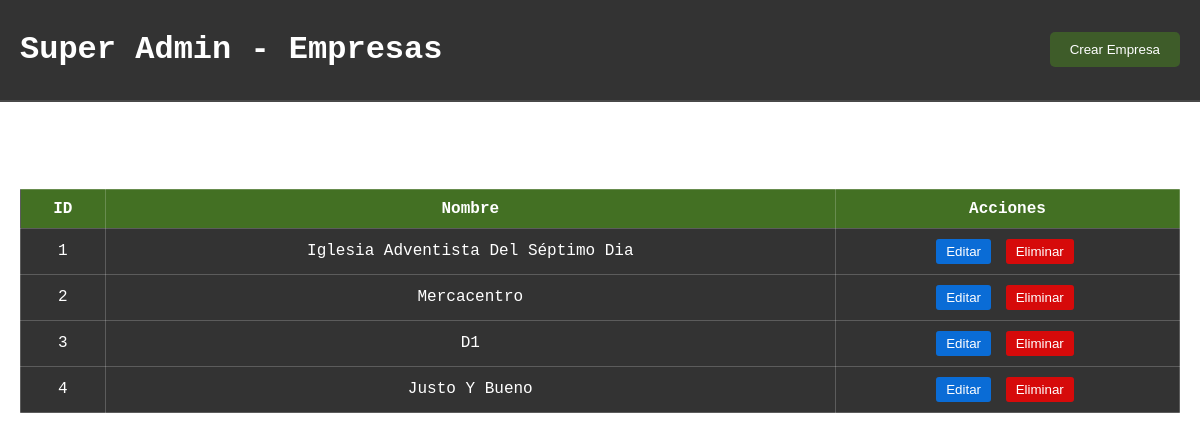
The app's page /super-admin/crear-empresas.php with its own data.
### tables this page shows
CREATE TABLE `empresa` (
  `id_empresa` int(11) NOT NULL,
  `nom_empresa` varchar(50) DEFAULT NULL
);

### super-admin/crear-empresas.php (the view, shortened to what this page needs)
<?php
$conex = new Database;
$con = $conex->conectar();
$sql_empresas = $con->prepare("SELECT id_empresa, nom_empresa FROM empresa");
$sql_empresas->execute();
$empresas = $sql_empresas->fetchAll(PDO::FETCH_ASSOC);
?>
<!DOCTYPE html>
<html lang="en">
<head>
    <link rel="stylesheet" href="../css/login.css">
</head>
<body>
    <div class="header">
        <h1>Super Admin - Empresas</h1>
        <div>
            <button id="create-empresa">Crear Empresa</button>
        </div>
    </div>
    <div class="container">
        <h2>Empresas</h2>
        <table>
            <thead>
                <tr>
                    <th>ID</th>
                    <th>Nombre</th>
                    <th>Acciones</th>
                </tr>
            </thead>
            <tbody>
                <?php foreach ($empresas as $empresa): ?>
                    <tr>
                        <td><?= htmlspecialchars($empresa['id_empresa']) ?></td>
                        <td><?= htmlspecialchars($empresa['nom_empresa']) ?></td>
                        <td class="action-buttons">
                            <button class="edit" onclick="abrirEditarModal(<?= $empresa['id_empresa'] ?>, '<?= htmlspecialchars($empresa['nom_empresa']) ?>')">Editar</button>
                            <button class="delete" onclick="eliminarEmpresa(<?= $empresa['id_empresa'] ?>)">Eliminar</button>
                        </td>
                    </tr>
                <?php endforeach; ?>
            </tbody>
        </table>
    </div>
</body>
</html>

### css/login.css (style rules this page uses)
body { margin: 0; padding: 0; font-family: 'Courier New', Courier, monospace; background: url('img/fondo.png') no-repeat center center fixed; background-size: cover; color: #fff; }
table td { justify-content: center; align-items: center; text-align: center; }

### super-admin/crear-empresas.php (style rules this page uses)
body { font-family: 'Courier New', Courier, monospace; background: url('../img/fondo.png') no-repeat center center fixed; background-size: cover; color: #fff; margin: 0; padding: 0; }
.container { padding: 20px; }
.header { display: flex; justify-content: space-between; align-items: center; background: rgba(0, 0, 0, 0.8); padding: 10px 20px; border-bottom: 2px solid rgba(255, 255, 255, 0.1); }
.header button { background: rgba(107, 255, 3, 0.2); color: #fff; border: none; padding: 10px 20px; border-radius: 5px; cursor: pointer; transition: background 0.3s ease; }
table { width: 100%; border-collapse: collapse; margin-top: 20px; background: rgba(0, 0, 0, 0.8); color: #fff; }
table th, table td { border: 1px solid rgba(255, 255, 255, 0.2); padding: 10px; text-align: center; }
table th { background: rgba(107, 255, 3, 0.3); }
.action-buttons button { margin-right: 5px; padding: 5px 10px; border: none; border-radius: 3px; cursor: pointer; }
.action-buttons .edit { background: rgba(0, 123, 255, 0.8); color: #fff; }
.action-buttons .delete { background: rgba(255, 0, 0, 0.8); color: #fff; }

### records on screen
empresa: id_empresa "1", nom_empresa "Iglesia Adventista Del Séptimo Dia"
empresa: id_empresa "2", nom_empresa "Mercacentro"
empresa: id_empresa "3", nom_empresa "D1"
empresa: id_empresa "4", nom_empresa "Justo Y Bueno"
